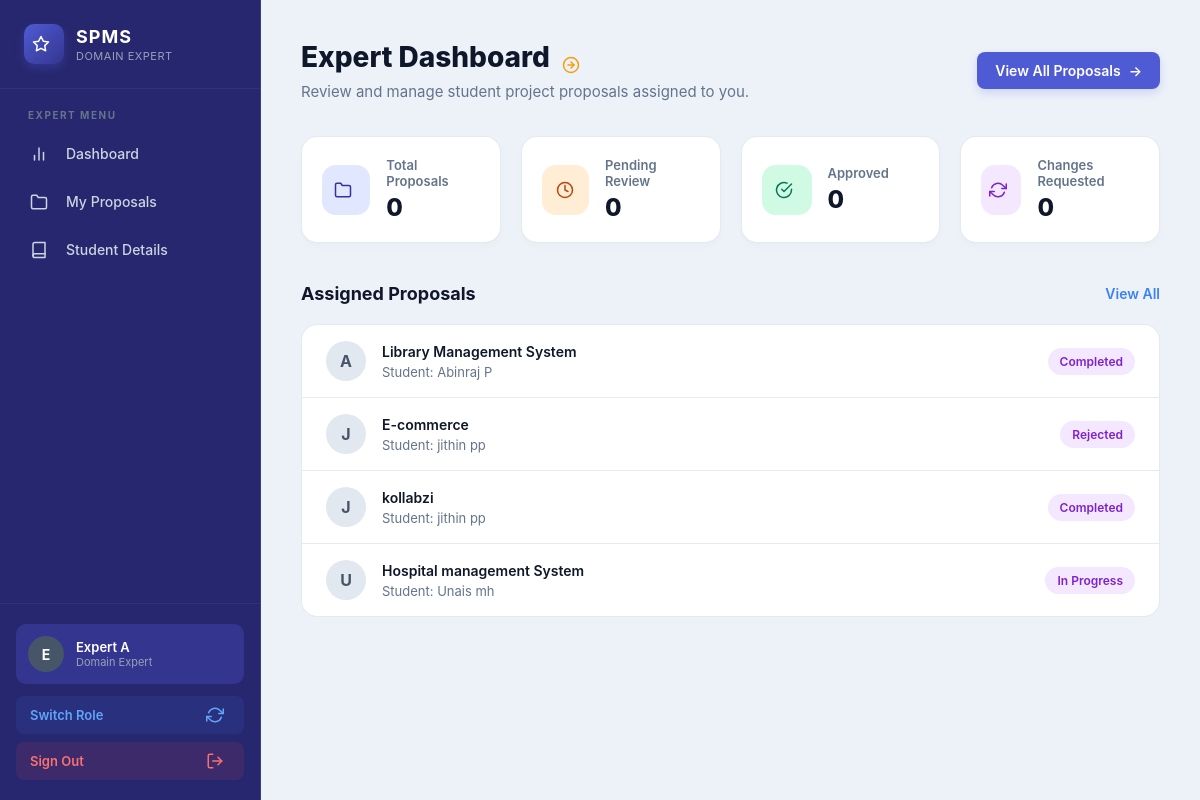
The app's page /expert/dashboard/ (signed in) with its own data.
### accounts/models.py (models this page shows, shortened)
class User(AbstractUser):
    is_student = models.BooleanField(default=False)
    is_coordinator = models.BooleanField(default=False)
    is_faculty = models.BooleanField(default=False)
    is_expert = models.BooleanField(default=False)
    is_guide = models.BooleanField(default=False)
    is_panel = models.BooleanField(default=False)
    phone = models.CharField(
        max_length=15,
        blank=True,
        null=True
    )
    roll_number = models.CharField(
        max_length=50,
        blank=True,
        null=True
    )
    department = models.CharField(
        max_length=100,
        blank=True,
        null=True
    )
    domain_of_expertise = models.CharField(
        max_length=200,
        blank=True,
        null=True
    )
    semester = models.CharField(
        max_length=20,
        blank=True,
        null=True
    )
    batch = models.CharField(
        max_length=20,
        blank=True,
        null=True
    )

### projects/models.py (models this page shows, shortened)
class ProjectProposal(models.Model):
    PROJECT_TYPE_CHOICES = [
        ("MINI", "Mini Project"),
        ("MAIN", "Main Project"),
    ]
    STATUS_CHOICES = [
        ("SUBMITTED", "Submitted"),
        ("EXPERT_ASSIGNED", "Expert Assigned"),
        ("CHANGES_REQUESTED", "Changes Requested"),
        ("CHANGES_SENT_TO_STUDENT", "Changes Sent To Student"),
        ("EXPERT_APPROVED", "Expert Approved"),
        ("COORDINATOR_APPROVED", "Coordinator Approved"),
        ("GUIDE_ASSIGNED", "Guide Assigned"),
        ("GUIDE_REJECTED", "Guide Rejected"),
        ("IN_PROGRESS", "In Progress"),
        ("COMPLETED", "Completed"),
        ("REJECTED", "Rejected"),
    ]
    student = models.ForeignKey(
        settings.AUTH_USER_MODEL,
        on_delete=models.CASCADE,
        related_name="project_proposals",
        limit_choices_to={"is_student": True}
    )
    project_type = models.CharField(
        max_length=10,
        choices=PROJECT_TYPE_CHOICES,
        default="MAIN"
    )
    title = models.CharField(max_length=255)
    abstract = models.TextField(blank=True)
    domain = models.CharField(
        max_length=255,
        blank=True
    )
    technologies = models.TextField(
        blank=True
    )
    description = models.TextField(
        blank=True
    )
    proposal_document = models.FileField(
        upload_to="proposals/",
        blank=True,
        null=True
    )
    domain_expert = models.ForeignKey(
        settings.AUTH_USER_MODEL,
        on_delete=models.SET_NULL,
        null=True,
        blank=True,
        related_name="expert_proposals",
        limit_choices_to={"is_expert": True}
    )
    expert_comments = models.TextField(
        blank=True,
        null=True
    )
    status = models.CharField(
        max_length=40,
        choices=STATUS_CHOICES,
        default="SUBMITTED"
    )
    guide = models.ForeignKey(
        settings.AUTH_USER_MODEL,
        on_delete=models.SET_NULL,
        null=True,
        blank=True,
        related_name="guided_proposals",
        limit_choices_to={"is_guide": True}
    )
    panel_members = models.ManyToManyField(
        settings.AUTH_USER_MODEL,
        blank=True,
        related_name="assigned_panel_projects",
        limit_choices_to={"is_panel": True},
    )
    guide_rejection_reason = models.TextField(
        blank=True,
        null=True
    )
    guide_rejected_at = models.DateTimeField(
        blank=True,
        null=True
    )
    review_date = models.DateTimeField(
        blank=True,
        null=True,
        help_text="Scheduled date and time for the project review by the panel."
    )
    submitted_at = models.DateTimeField(
        auto_now_add=True
    )
    updated_at = models.DateTimeField(
        auto_now=True
    )

### accounts/views.py (the view)
@login_required
def expert_dashboard(request):
    if request.user.is_superuser:
        return redirect(
            "accounts:coordinator_dashboard"
        )
    if not request.user.is_expert:
        return redirect(
            "accounts:dashboard"
        )
    proposals = (
        ProjectProposal.objects
        .filter(
            domain_expert=request.user
        )
        .select_related(
            "student"
        )
        .order_by("-submitted_at")
    )
    context = {
        "proposals": proposals,
        "proposal_count": proposals.count(),
    }
    return render(
        request,
        "experts/dashboard.html",
        context
    )

### coordinator/context_processors.py (called while the page is built)
def unread_proposals(request):
    if hasattr(request, 'user') and request.user.is_authenticated:
        if getattr(request.user, 'role', None) == 'COORDINATOR':
            count = ProjectProposal.objects.filter(status='SUBMITTED').count()
            return {'unread_proposal_count': count}
    return {}

### templates/experts/dashboard.html (shortened to what this page needs)
{% extends "base.html" %}
{% load static %}
{% block content %}
<div class="dashboard-layout">
    {% include 'experts/sidebar.html' %}
    <main class="dashboard-main">
        <header class="dashboard-header">
            <div class="header-content">
                <h1>Expert Dashboard </h1>
                <p>Review and manage student project proposals assigned to you.</p>
            </div>
            <div class="header-actions">
                <a href="{% url 'experts:my_proposals' %}" class="btn-primary">
                    <span>View All Proposals</span>
                    <span>→</span>
                </a>
            </div>
        </header>
        <section class="stats-grid">
            <a href="{% url 'experts:my_proposals' %}" class="stat-card">
                <div class="stat-icon-box bg-blue"><svg width="18" height="18" viewBox="0 0 24 24" fill="none" stroke="currentColor" style="vertical-align: text-bottom; margin-right: 6px;" stroke-width="2" stroke-linecap="round" stroke-linejoin="round"><path d="M22 19a2 2 0 0 1-2 2H4a2 2 0 0 1-2-2V5a2 2 0 0 1 2-2h5l2 3h9a2 2 0 0 1 2 2z"></path></svg></div>
                <div class="stat-info">
                    <p class="stat-label">Total Proposals</p>
                    <h3 class="stat-number">{{ total_proposals|default:"0" }}</h3>
                </div>
            </a>
            <a href="{% url 'experts:my_proposals' %}?status=EXPERT_ASSIGNED" class="stat-card">
                <div class="stat-icon-box bg-orange">
                    <svg width="18" height="18" viewBox="0 0 24 24" fill="none" stroke="currentColor" stroke-width="2" stroke-linecap="round" stroke-linejoin="round"><circle cx="12" cy="12" r="10"></circle><polyline points="12 6 12 12 16 14"></polyline></svg>
                </div>
                <div class="stat-info">
                    <p class="stat-label">Pending Review</p>
                    <h3 class="stat-number">{{ assigned_count|default:"0" }}</h3>
                </div>
            </a>
            <a href="{% url 'experts:my_proposals' %}?status=EXPERT_APPROVED" class="stat-card">
                <div class="stat-icon-box bg-emerald"><svg width="18" height="18" viewBox="0 0 24 24" fill="none" stroke="currentColor" style="vertical-align: text-bottom; margin-right: 6px;" stroke-width="2" stroke-linecap="round" stroke-linejoin="round"><path d="M22 11.08V12a10 10 0 1 1-5.93-9.14"></path><polyline points="22 4 12 14.01 9 11.01"></polyline></svg></div>
                <div class="stat-info">
                    <p class="stat-label">Approved</p>
                    <h3 class="stat-number">{{ approved_count|default:"0" }}</h3>
                </div>
            </a>
            <a href="{% url 'experts:my_proposals' %}?status=CHANGES_REQUESTED" class="stat-card">
                <div class="stat-icon-box bg-purple"></div>
                <div class="stat-info">
                    <p class="stat-label">Changes Requested</p>
                    <h3 class="stat-number">{{ changes_count|default:"0" }}</h3>
                </div>
            </a>
        </section>
        <section class="recent-section">
            <div class="section-heading">
                <h2>Assigned Proposals</h2>
                <a href="{% url 'experts:my_proposals' %}" class="btn-text">View All</a>
            </div>
            <div class="recent-card">
                {% if proposals %}
                    <div class="recent-list">
                        {% for proposal in proposals|slice:":5" %}
                        <a href="{% url 'experts:proposal_detail' proposal.id %}" class="recent-item">
                            <div class="recent-user">
                                <div class="recent-avatar">
                                    {{ proposal.student.username|first|upper }}
                                </div>
                                <div class="recent-user-info">
                                    <span class="recent-name">{{ proposal.title }}</span>
                                    <span class="recent-project">Student: {{ proposal.student.get_full_name|default:proposal.student.username }}</span>
                                </div>
                            </div>
                            <span class="status-badge
                                {% if proposal.status == 'EXPERT_APPROVED' %}bg-green
                                {% elif proposal.status == 'CHANGES_REQUESTED' %}bg-orange
                                {% elif proposal.status == 'EXPERT_ASSIGNED' %}bg-blue
                                {% else %}bg-purple{% endif %}">
                                {{ proposal.get_status_display }}
                            </span>
                        </a>
                        {% endfor %}
                    </div>
                {% endif %}
            </div>
        </section>
    </main>
</div>
{% endblock %}

### templates/experts/sidebar.html (shortened to what this page needs)
{% load static %}
<link rel="stylesheet" href="{% static 'css/coordinator_theme.css' %}?v=3">
    <aside class="premium-sidebar">
        <div class="sidebar-brand">
            <div class="brand-logo"></div>
            <div class="brand-text">
                <h2>SPMS</h2>
                <p>Domain Expert</p>
            </div>
        </div>
        <nav class="sidebar-nav">
            <div class="nav-section">Expert Menu</div>
            <a href="{% url 'experts:dashboard' %}" class="nav-item {% if request.resolver_match.url_name == 'dashboard' %}active{% endif %}">
                <span class="nav-icon"></span>
                <span class="nav-text">Dashboard</span>
            </a>
            <a href="{% url 'experts:my_proposals' %}" class="nav-item {% if request.resolver_match.url_name == 'my_proposals' %}active{% endif %}">
                <span class="nav-icon"><svg width="18" height="18" viewBox="0 0 24 24" fill="none" stroke="currentColor" style="vertical-align: text-bottom; margin-right: 6px;" stroke-width="2" stroke-linecap="round" stroke-linejoin="round"><path d="M22 19a2 2 0 0 1-2 2H4a2 2 0 0 1-2-2V5a2 2 0 0 1 2-2h5l2 3h9a2 2 0 0 1 2 2z"></path></svg></span>
                <span class="nav-text">My Proposals</span>
            </a>
            <a href="{% url 'experts:students' %}" class="nav-item {% if request.resolver_match.url_name == 'students' %}active{% endif %}">
                <span class="nav-icon"></span>
                <span class="nav-text">Student Details</span>
            </a>
        </nav>
        <div class="sidebar-footer">
            <div class="user-card">
                <div class="user-avatar">
                    {{ request.user.username|first|upper }}
                </div>
                <div class="user-details">
                    <span class="user-name">{{ request.user.get_full_name|default:request.user.username }}</span>
                    <span class="user-role">Domain Expert</span>
                </div>
            </div>
            {% if request.user.is_superuser or request.user.is_coordinator or request.user.is_guide or request.user.is_panel or request.user.is_student %}
            <a href="{% url 'accounts:dashboard' %}" class="switch-role-btn">
                <span>Switch Role</span>
                <span></span>
            </a>
            {% endif %}
            <a href="{% url 'accounts:logout' %}" class="logout-btn">
                <span>Sign Out</span>
                <span></span>
            </a>
        </div>
    </aside>

### static/css/coordinator_theme.css (style rules this page uses)
:root:has(.premium-sidebar), :root:has(.coordinator-theme-page) { --sidebar-bg: #27276f; --sidebar-nav: #34358f; --sidebar-hover: #34358f; --sidebar-active: #4f5bd5; --primary-main: #4f5bd5; --primary-dark: #34358f; --bg-main: #edf2f9; --card-bg: #ffffff; --text-main: #0f172a; --text-muted: #64748b; --border-color: rgba(226, 232, 240, 0.9); }
body:has(.premium-sidebar), body:has(.coordinator-theme-page) { background-color: #edf2f9; }
body:has(.premium-sidebar) .premium-sidebar { background: #27276f; }
body:has(.premium-sidebar) .brand-logo { background: linear-gradient(135deg, #4f5bd5, #34358f); box-shadow: 0 4px 10px rgba(79, 91, 213, 0.3); }
body:has(.premium-sidebar) .btn-primary, body:has(.premium-sidebar) .btn-submit, body:has(.coordinator-theme-page) .btn-primary, body:has(.coordinator-theme-page) .btn-submit { background: #4f5bd5; box-shadow: 0 4px 10px rgba(79, 91, 213, 0.2); }
body:has(.premium-sidebar) .stat-icon-box.bg-blue, body:has(.coordinator-theme-page) .stat-icon-box.bg-blue { background: #e0e7ff; color: #3730a3; }

### records on screen
User: user.username|first "E", user.get_full_name "Expert A"
ProjectProposal: student.username|first "A", title "Library Management System", student.get_full_name "Abinraj P", status "Completed"
ProjectProposal: student.username|first "J", title "E-commerce", student.get_full_name "jithin pp", status "Rejected"
ProjectProposal: student.username|first "J", title "kollabzi", student.get_full_name "jithin pp", status "Completed"
ProjectProposal: student.username|first "U", title "Hospital management System", student.get_full_name "Unais mh", status "In Progress"

### other values on screen
{{ total_proposals|default:"0" }} "0"
{{ assigned_count|default:"0" }} "0"
{{ approved_count|default:"0" }} "0"
{{ changes_count|default:"0" }} "0"
